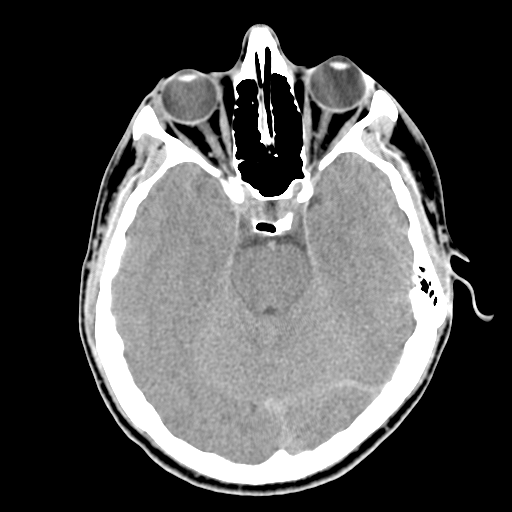
%> input picture Project3_08/P3imageA.tif, 512 x 512 px
$ octave --eval "result = Project3A_08(imread('P3imageA.tif'));"   (GNU Octave 9; MATLAB toolbox functions it lacks are replaced by stand-ins)
%> lines starting %> are read from the running program, lines starting %| are printed output that depends on the picture; in (x1, y1, x2, y2) boxes, pixels count from 0 and x2, y2 are one past the last pixel; in counts of white or black regions, pixels touching at a corner belong together; the program's own positions count from 1
%Project 3A


function [BW1, BW2] = Project3A_08(f)
%f=imread('P3imageA.tif');
f = im2double(f);


[fx,fy] = gradient(f);
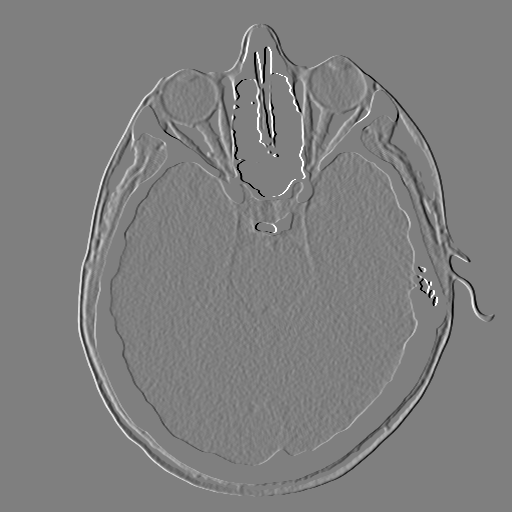
%> fx: size 512x512 double; min -0.5, max 0.5, mean 6.35e-22; drawn with min black and max white
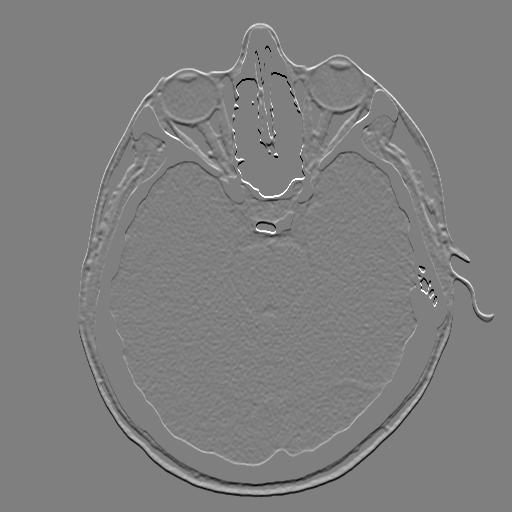
%> fy: size 512x512 double; min -0.5, max 0.5, mean 2.91e-19; drawn with min black and max white

BW1 = sqrt(fx.^2 + fy.^2);
BW1= imbinarize(BW1);
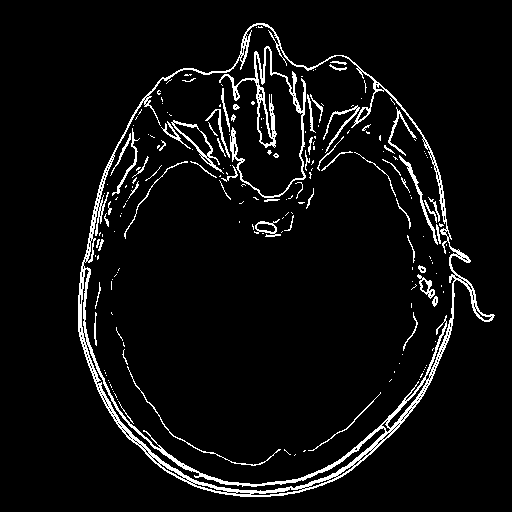
%> BW1: size 512x512 logical; 5.5% white in thin lines or dots, all inside (x1, y1, x2, y2) = (78, 23, 495, 497)

se = strel('square',3);
fe = imerode(f,se);
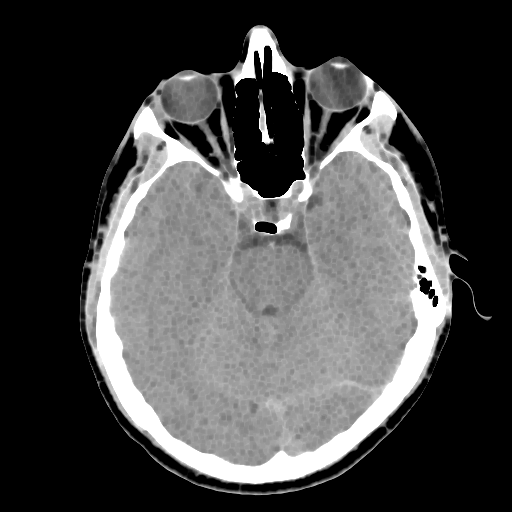
%> fe: size 512x512 double; min 0, max 1, mean 0.28
de = imdilate(f,se);
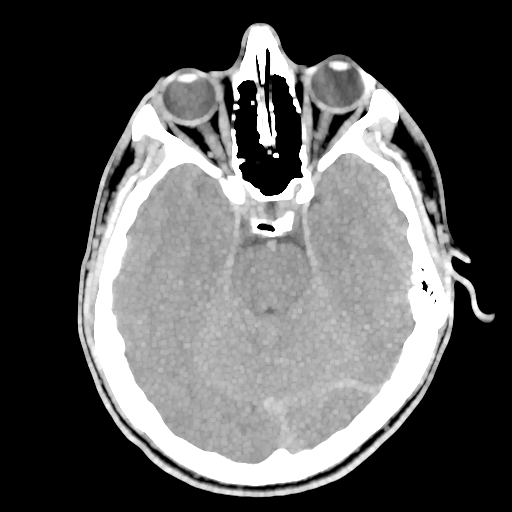
%> de: size 512x512 double; min 0, max 1, mean 0.351
BW2 = de - fe;
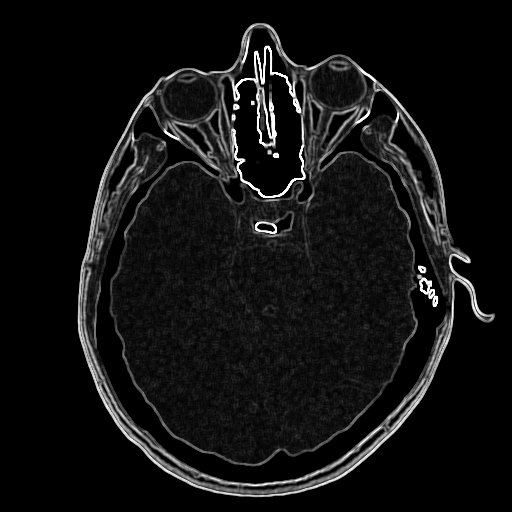
%> BW2: size 512x512 double; min 0, max 1, mean 0.071
BW2 = imbinarize(BW2);%makes BW2 logical
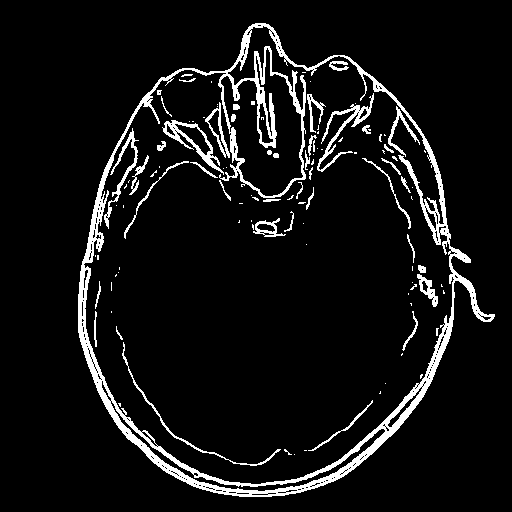
%> BW2: size 512x512 logical; 7.3% white; 112 white regions (68 under 20 px), largest, box (x1, y1, x2, y2) and area: (78, 23, 495, 497) 13078, (317, 93, 374, 172) 707, (162, 120, 224, 175) 660

%subplot(1,2,1), imshow(BW1), subplot(1,2,2), imshow(BW2)

end

$ run again, on Project3_08/P3imageB.tif
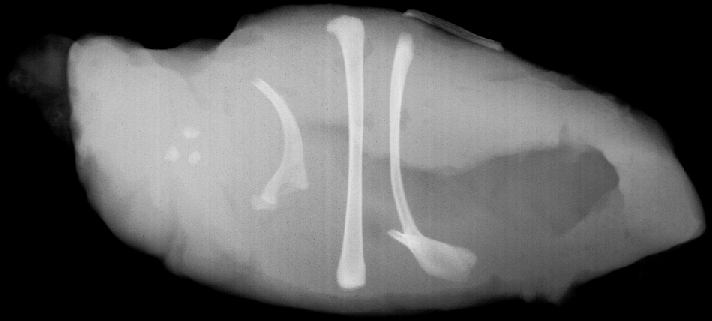
%> input picture Project3_08/P3imageB.tif, 712 x 321 px
%> in Project3A_08, `BW1= imbinarize(BW1);`:
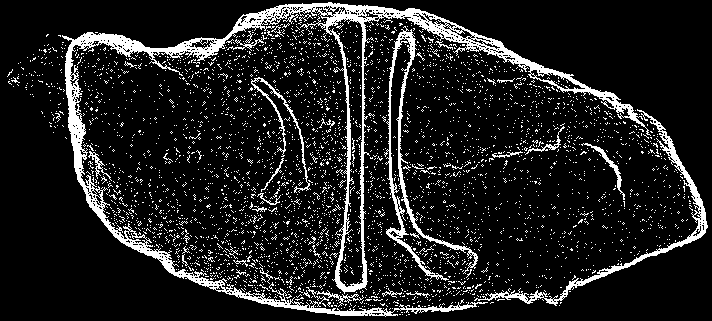
%> BW1: size 321x712 logical; 12.2% white; 3678 white regions (3647 under 20 px), largest, box (x1, y1, x2, y2) and area: (62, 2, 651, 317) 12812, (384, 26, 478, 281) 2232, (474, 109, 708, 306) 2094
%> in Project3A_08, `BW2 = imbinarize(BW2);`:
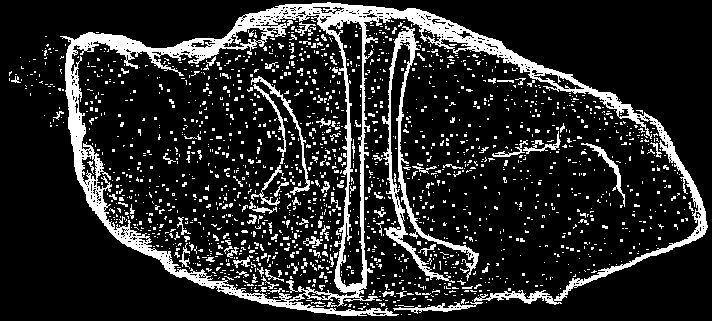
%> BW2: size 321x712 logical; 15.7% white; 1773 white regions (1671 under 20 px), largest, box (x1, y1, x2, y2) and area: (60, 2, 708, 316) 18993, (382, 26, 479, 283) 2776, (251, 76, 310, 195) 515
